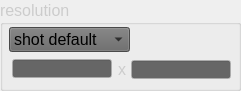
  <widget class="QGroupBox" name="resolution_groupBox">
   <property name="geometry">
    <rect>
     <x>18</x>
     <y>80</y>
     <width>241</width>
     <height>91</height>
    </rect>
   </property>
   <property name="palette">
    <palette>
     <active>
      <colorrole role="WindowText">
       <brush brushstyle="SolidPattern">
        <color alpha="255">
         <red>204</red>
         <green>204</green>
         <blue>204</blue>
        </color>
       </brush>
      </colorrole>
     </active>
     <inactive>
      <colorrole role="WindowText">
       <brush brushstyle="SolidPattern">
        <color alpha="255">
         <red>204</red>
         <green>204</green>
         <blue>204</blue>
        </color>
       </brush>
      </colorrole>
     </inactive>
     <disabled>
      <colorrole role="WindowText">
       <brush brushstyle="SolidPattern">
        <color alpha="255">
         <red>69</red>
         <green>69</green>
         <blue>69</blue>
        </color>
       </brush>
      </colorrole>
     </disabled>
    </palette>
   </property>
   <property name="font">
    <font>
     <family>Arial</family>
     <pointsize>12</pointsize>
    </font>
   </property>
   <property name="layoutDirection">
    <enum>Qt::LeftToRight</enum>
   </property>
   <property name="title">
    <string>resolution</string>
   </property>
   <property name="flat">
    <bool>false</bool>
   </property>
   <property name="checkable">
    <bool>false</bool>
   </property>
   <widget class="QLineEdit" name="x_lineEdit">
    <property name="enabled">
     <bool>false</bool>
    </property>
    <property name="geometry">
     <rect>
      <x>12</x>
      <y>59</y>
      <width>100</width>
      <height>19</height>
     </rect>
    </property>
    <property name="palette">
     <palette>
      <active>
       <colorrole role="WindowText">
        <brush brushstyle="SolidPattern">
         <color alpha="255">
          <red>38</red>
          <green>38</green>
          <blue>38</blue>
         </color>
        </brush>
       </colorrole>
       <colorrole role="Text">
        <brush brushstyle="SolidPattern">
         <color alpha="255">
          <red>76</red>
          <green>76</green>
          <blue>76</blue>
         </color>
        </brush>
       </colorrole>
       <colorrole role="BrightText">
        <brush brushstyle="SolidPattern">
         <color alpha="255">
          <red>38</red>
          <green>38</green>
          <blue>38</blue>
         </color>
        </brush>
       </colorrole>
       <colorrole role="ButtonText">
        <brush brushstyle="SolidPattern">
         <color alpha="255">
          <red>38</red>
          <green>38</green>
          <blue>38</blue>
         </color>
        </brush>
       </colorrole>
       <colorrole role="Base">
        <brush brushstyle="SolidPattern">
         <color alpha="255">
          <red>200</red>
          <green>125</green>
          <blue>127</blue>
         </color>
        </brush>
       </colorrole>
      </active>
      <inactive>
       <colorrole role="WindowText">
        <brush brushstyle="SolidPattern">
         <color alpha="255">
          <red>38</red>
          <green>38</green>
          <blue>38</blue>
         </color>
        </brush>
       </colorrole>
       <colorrole role="Text">
        <brush brushstyle="SolidPattern">
         <color alpha="255">
          <red>76</red>
          <green>76</green>
          <blue>76</blue>
         </color>
        </brush>
       </colorrole>
       <colorrole role="BrightText">
        <brush brushstyle="SolidPattern">
         <color alpha="255">
          <red>38</red>
          <green>38</green>
          <blue>38</blue>
         </color>
        </brush>
       </colorrole>
       <colorrole role="ButtonText">
        <brush brushstyle="SolidPattern">
         <color alpha="255">
          <red>38</red>
          <green>38</green>
          <blue>38</blue>
         </color>
        </brush>
       </colorrole>
       <colorrole role="Base">
        <brush brushstyle="SolidPattern">
         <color alpha="255">
          <red>200</red>
          <green>125</green>
          <blue>127</blue>
         </color>
        </brush>
       </colorrole>
      </inactive>
      <disabled>
       <colorrole role="WindowText">
        <brush brushstyle="SolidPattern">
         <color alpha="255">
          <red>69</red>
          <green>69</green>
          <blue>69</blue>
         </color>
        </brush>
       </colorrole>
       <colorrole role="Text">
        <brush brushstyle="SolidPattern">
         <color alpha="255">
          <red>69</red>
          <green>69</green>
          <blue>69</blue>
         </color>
        </brush>
       </colorrole>
       <colorrole role="BrightText">
        <brush brushstyle="SolidPattern">
         <color alpha="255">
          <red>38</red>
          <green>38</green>
          <blue>38</blue>
         </color>
        </brush>
       </colorrole>
       <colorrole role="ButtonText">
        <brush brushstyle="SolidPattern">
         <color alpha="255">
          <red>106</red>
          <green>104</green>
          <blue>100</blue>
         </color>
        </brush>
       </colorrole>
       <colorrole role="Base">
        <brush brushstyle="SolidPattern">
         <color alpha="255">
          <red>102</red>
          <green>102</green>
          <blue>102</blue>
         </color>
        </brush>
       </colorrole>
      </disabled>
     </palette>
    </property>
    <property name="text">
     <string/>
    </property>
   </widget>
   <widget class="QLineEdit" name="y_lineEdit">
    <property name="enabled">
     <bool>false</bool>
    </property>
    <property name="geometry">
     <rect>
      <x>131</x>
      <y>60</y>
      <width>100</width>
      <height>19</height>
     </rect>
    </property>
    <property name="palette">
     <palette>
      <active>
       <colorrole role="WindowText">
        <brush brushstyle="SolidPattern">
         <color alpha="255">
          <red>38</red>
          <green>38</green>
          <blue>38</blue>
         </color>
        </brush>
       </colorrole>
       <colorrole role="Text">
        <brush brushstyle="SolidPattern">
         <color alpha="255">
          <red>76</red>
          <green>76</green>
          <blue>76</blue>
         </color>
        </brush>
       </colorrole>
       <colorrole role="BrightText">
        <brush brushstyle="SolidPattern">
         <color alpha="255">
          <red>38</red>
          <green>38</green>
          <blue>38</blue>
         </color>
        </brush>
       </colorrole>
       <colorrole role="ButtonText">
        <brush brushstyle="SolidPattern">
         <color alpha="255">
          <red>38</red>
          <green>38</green>
          <blue>38</blue>
         </color>
        </brush>
       </colorrole>
       <colorrole role="Base">
        <brush brushstyle="SolidPattern">
         <color alpha="255">
          <red>200</red>
          <green>125</green>
          <blue>127</blue>
         </color>
        </brush>
       </colorrole>
      </active>
      <inactive>
       <colorrole role="WindowText">
        <brush brushstyle="SolidPattern">
         <color alpha="255">
          <red>38</red>
          <green>38</green>
          <blue>38</blue>
         </color>
        </brush>
       </colorrole>
       <colorrole role="Text">
        <brush brushstyle="SolidPattern">
         <color alpha="255">
          <red>76</red>
          <green>76</green>
          <blue>76</blue>
         </color>
        </brush>
       </colorrole>
       <colorrole role="BrightText">
        <brush brushstyle="SolidPattern">
         <color alpha="255">
          <red>38</red>
          <green>38</green>
          <blue>38</blue>
         </color>
        </brush>
       </colorrole>
       <colorrole role="ButtonText">
        <brush brushstyle="SolidPattern">
         <color alpha="255">
          <red>38</red>
          <green>38</green>
          <blue>38</blue>
         </color>
        </brush>
       </colorrole>
       <colorrole role="Base">
        <brush brushstyle="SolidPattern">
         <color alpha="255">
          <red>200</red>
          <green>125</green>
          <blue>127</blue>
         </color>
        </brush>
       </colorrole>
      </inactive>
      <disabled>
       <colorrole role="WindowText">
        <brush brushstyle="SolidPattern">
         <color alpha="255">
          <red>69</red>
          <green>69</green>
          <blue>69</blue>
         </color>
        </brush>
       </colorrole>
       <colorrole role="Text">
        <brush brushstyle="SolidPattern">
         <color alpha="255">
          <red>69</red>
          <green>69</green>
          <blue>69</blue>
         </color>
        </brush>
       </colorrole>
       <colorrole role="BrightText">
        <brush brushstyle="SolidPattern">
         <color alpha="255">
          <red>38</red>
          <green>38</green>
          <blue>38</blue>
         </color>
        </brush>
       </colorrole>
       <colorrole role="ButtonText">
        <brush brushstyle="SolidPattern">
         <color alpha="255">
          <red>106</red>
          <green>104</green>
          <blue>100</blue>
         </color>
        </brush>
       </colorrole>
       <colorrole role="Base">
        <brush brushstyle="SolidPattern">
         <color alpha="255">
          <red>102</red>
          <green>102</green>
          <blue>102</blue>
         </color>
        </brush>
       </colorrole>
      </disabled>
     </palette>
    </property>
    <property name="text">
     <string/>
    </property>
   </widget>
   <widget class="QComboBox" name="resolution_comboBox">
    <property name="geometry">
     <rect>
      <x>9</x>
      <y>27</y>
      <width>121</width>
      <height>25</height>
     </rect>
    </property>
    <property name="palette">
     <palette>
      <active>
       <colorrole role="Button">
        <brush brushstyle="SolidPattern">
         <color alpha="255">
          <red>102</red>
          <green>102</green>
          <blue>102</blue>
         </color>
        </brush>
       </colorrole>
       <colorrole role="Base">
        <brush brushstyle="SolidPattern">
         <color alpha="255">
          <red>102</red>
          <green>102</green>
          <blue>102</blue>
         </color>
        </brush>
       </colorrole>
       <colorrole role="Window">
        <brush brushstyle="SolidPattern">
         <color alpha="255">
          <red>102</red>
          <green>102</green>
          <blue>102</blue>
         </color>
        </brush>
       </colorrole>
      </active>
      <inactive>
       <colorrole role="Button">
        <brush brushstyle="SolidPattern">
         <color alpha="255">
          <red>102</red>
          <green>102</green>
          <blue>102</blue>
         </color>
        </brush>
       </colorrole>
       <colorrole role="Base">
        <brush brushstyle="SolidPattern">
         <color alpha="255">
          <red>102</red>
          <green>102</green>
          <blue>102</blue>
         </color>
        </brush>
       </colorrole>
       <colorrole role="Window">
        <brush brushstyle="SolidPattern">
         <color alpha="255">
          <red>102</red>
          <green>102</green>
          <blue>102</blue>
         </color>
        </brush>
       </colorrole>
      </inactive>
      <disabled>
       <colorrole role="Button">
        <brush brushstyle="SolidPattern">
         <color alpha="255">
          <red>102</red>
          <green>102</green>
          <blue>102</blue>
         </color>
        </brush>
       </colorrole>
       <colorrole role="Base">
        <brush brushstyle="SolidPattern">
         <color alpha="255">
          <red>102</red>
          <green>102</green>
          <blue>102</blue>
         </color>
        </brush>
       </colorrole>
       <colorrole role="Window">
        <brush brushstyle="SolidPattern">
         <color alpha="255">
          <red>102</red>
          <green>102</green>
          <blue>102</blue>
         </color>
        </brush>
       </colorrole>
      </disabled>
     </palette>
    </property>
    <property name="currentIndex">
     <number>3</number>
    </property>
    <item>
     <property name="text">
      <string>150%</string>
     </property>
    </item>
    <item>
     <property name="text">
      <string>125%</string>
     </property>
    </item>
    <item>
     <property name="text">
      <string>110%</string>
     </property>
    </item>
    <item>
     <property name="text">
      <string>shot default</string>
     </property>
    </item>
    <item>
     <property name="text">
      <string>75%</string>
     </property>
    </item>
    <item>
     <property name="text">
      <string>50%</string>
     </property>
    </item>
    <item>
     <property name="text">
      <string>25%</string>
     </property>
    </item>
    <item>
     <property name="text">
      <string>10%</string>
     </property>
    </item>
    <item>
     <property name="text">
      <string>custom</string>
     </property>
    </item>
   </widget>
   <widget class="QLabel" name="x_label">
    <property name="geometry">
     <rect>
      <x>118</x>
      <y>59</y>
      <width>10</width>
      <height>21</height>
     </rect>
    </property>
    <property name="palette">
     <palette>
      <active>
       <colorrole role="WindowText">
        <brush brushstyle="SolidPattern">
         <color alpha="255">
          <red>204</red>
          <green>204</green>
          <blue>204</blue>
         </color>
        </brush>
       </colorrole>
       <colorrole role="Text">
        <brush brushstyle="SolidPattern">
         <color alpha="255">
          <red>204</red>
          <green>204</green>
          <blue>204</blue>
         </color>
        </brush>
       </colorrole>
       <colorrole role="ButtonText">
        <brush brushstyle="SolidPattern">
         <color alpha="255">
          <red>204</red>
          <green>204</green>
          <blue>204</blue>
         </color>
        </brush>
       </colorrole>
      </active>
      <inactive>
       <colorrole role="WindowText">
        <brush brushstyle="SolidPattern">
         <color alpha="255">
          <red>204</red>
          <green>204</green>
          <blue>204</blue>
         </color>
        </brush>
       </colorrole>
       <colorrole role="Text">
        <brush brushstyle="SolidPattern">
         <color alpha="255">
          <red>204</red>
          <green>204</green>
          <blue>204</blue>
         </color>
        </brush>
       </colorrole>
       <colorrole role="ButtonText">
        <brush brushstyle="SolidPattern">
         <color alpha="255">
          <red>204</red>
          <green>204</green>
          <blue>204</blue>
         </color>
        </brush>
       </colorrole>
      </inactive>
      <disabled>
       <colorrole role="WindowText">
        <brush brushstyle="SolidPattern">
         <color alpha="255">
          <red>69</red>
          <green>69</green>
          <blue>69</blue>
         </color>
        </brush>
       </colorrole>
       <colorrole role="Text">
        <brush brushstyle="SolidPattern">
         <color alpha="255">
          <red>69</red>
          <green>69</green>
          <blue>69</blue>
         </color>
        </brush>
       </colorrole>
       <colorrole role="ButtonText">
        <brush brushstyle="SolidPattern">
         <color alpha="255">
          <red>106</red>
          <green>104</green>
          <blue>100</blue>
         </color>
        </brush>
       </colorrole>
      </disabled>
     </palette>
    </property>
    <property name="font">
     <font>
      <family>Arial</family>
      <pointsize>12</pointsize>
     </font>
    </property>
    <property name="text">
     <string>x</string>
    </property>
   </widget>
  </widget>
